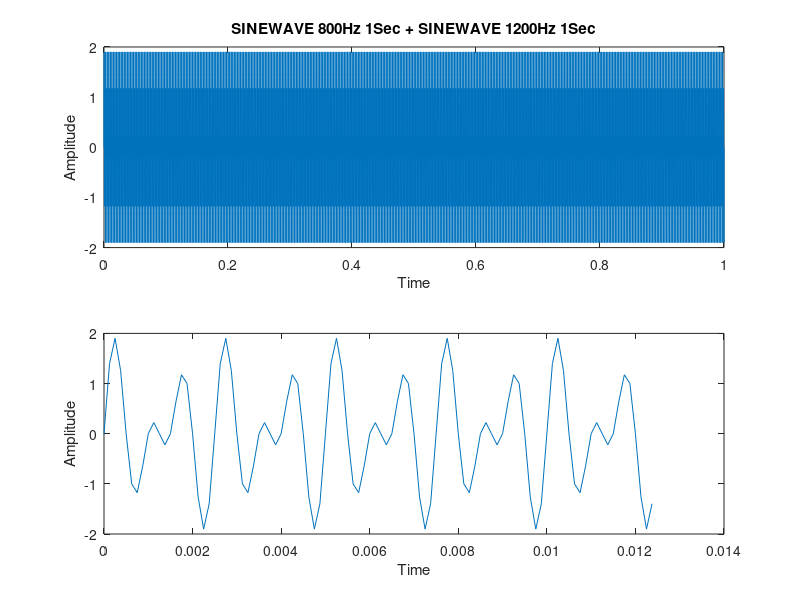

The MATLAB source for this figure:
clc;close all;clear;
fs=8000;
t=0:1/fs:1;
f=800;
a=1;
b=1:100;
x=a*sin(2*pi*f*t);
t=0:1/fs:1;
f1=1200;
x1=a*sin(2*pi*f1*t);
S=x+x1;
subplot(2,1,1);plot(t,S);xlabel('Time');ylabel('Amplitude');title('SINEWAVE 800Hz 1Sec + SINEWAVE 1200Hz 1Sec');
subplot(2,1,2);plot(t(b),S(b));xlabel('Time');ylabel('Amplitude');
